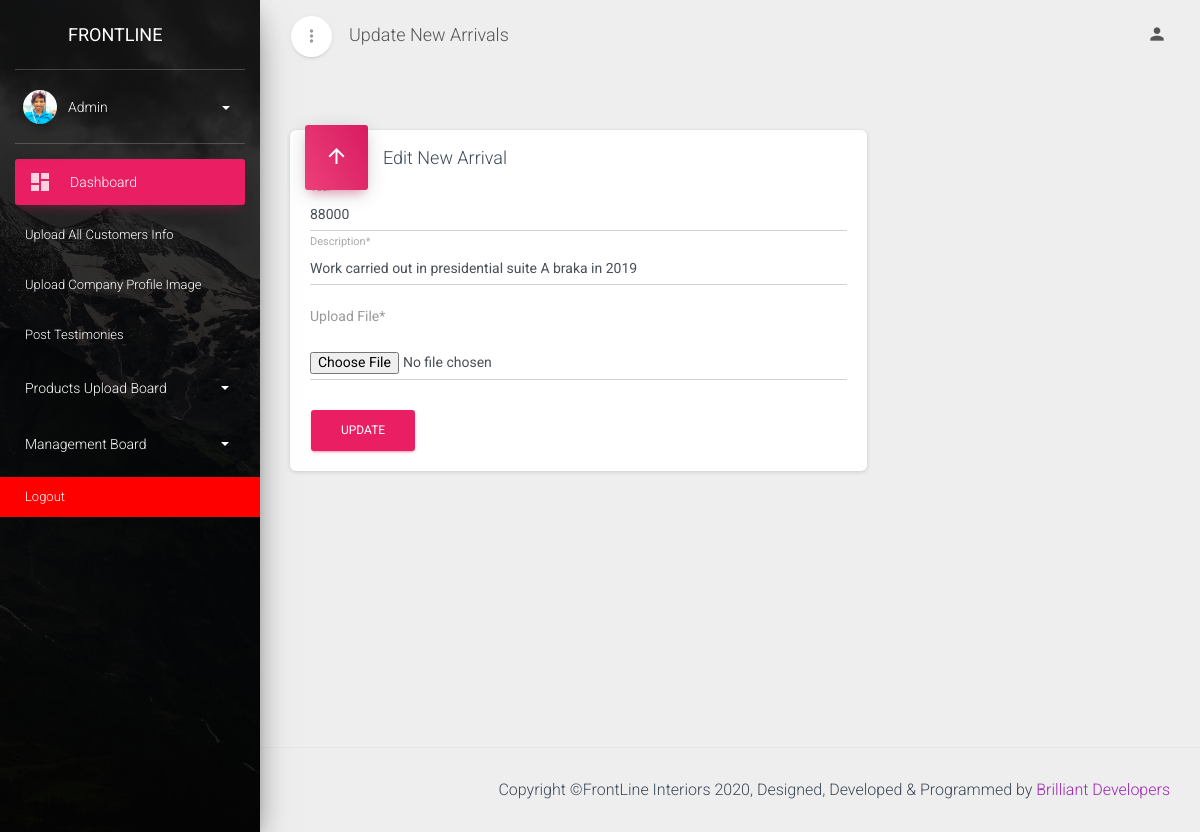
Page /admin/editNewArrival.php?id=4 (signed in) on the committed database.
### tables this page shows
CREATE TABLE `newarrivals` (
  `id` int(11) NOT NULL,
  `description` text NOT NULL,
  `price` int(11) NOT NULL,
  `product_id` text NOT NULL,
  `picture` text NOT NULL
);

### admin/editNewArrival.php (the view, shortened to what this page needs)
 <?php include("include/header.php");?>
<?php
     $id  = $_GET['id'];
         $query = "SELECT price, picture, description FROM newarrivals WHERE `id`='$id'";
          if ($query_run = mysqli_query($connection,$query)) {
          while($query_row = mysqli_fetch_assoc($query_run)){
              $price = $query_row['price'];
              $desc = $query_row['description'];
      }
    }
  ?>
    <div class="main-panel">
      <nav class="navbar navbar-expand-lg navbar-transparent navbar-absolute fixed-top ">
        <div class="container-fluid">
          <div class="navbar-wrapper">
            <div class="navbar-minimize">
              <button id="minimizeSidebar" class="btn btn-just-icon btn-white btn-fab btn-round">
                <i class="material-icons text_align-center visible-on-sidebar-regular">more_vert</i>
              </button>
            </div>
            <a class="navbar-brand" href="#">Update New Arrivals</a>
          </div>
          <div class="collapse navbar-collapse justify-content-end">
            <ul class="navbar-nav">
              <li class="nav-item dropdown">
                <a class="nav-link" href="#pablo" id="navbarDropdownProfile" data-toggle="dropdown" aria-haspopup="true" aria-expanded="false">
                  <i class="material-icons">person</i>
                </a>
              </li>
            </ul>
          </div>
        </div>
      </nav>
      <div class="content">
        <div class="container-fluid">
          <div class="row">
            <div class="col-md-8">
              <div class="card">
                    <form id="" action="" method="POST" enctype="multipart/form-data">
                        <div class="card-header card-header-rose card-header-icon">
                          <div class="card-icon">
                            <i class="material-icons">arrow_upward</i>
                          </div>
                          <h4 class="card-title">Edit New Arrival</h4>
                        </div>
                        <div class="card-body ">
                           <div class="form-group">
                            <label for="" class="bmd-label-floating">Year*</label>
                            <input type="text" name="price" class="form-control" id="" required="true"  value="<?php echo $price;?>">
                          </div>
                           <div class="form-group">
                            <label for="" class="bmd-label-floating">Description*</label>
                            <input type="text" name="desc" class="form-control" id="" required="true" value="<?php echo $desc;?>">
                          </div>
                           <div class="form-group">
                            <label for="" class="bmd-label-floating">Upload File*</label>
                          </div>
                           <input type="file" name="file" class="form-control" id=""><br>
                          <button type="submit" name="submit" class="btn btn-rose">Update</button>
                        </div>
                    </form>
                  </div>
              </div>
          </div>
        </div>
      </div>
  <?php include("include/footer.php");?>

### rows in the picture
newarrivals: price "88000", desc "Work carried out in presidential suite A braka in 2019"
